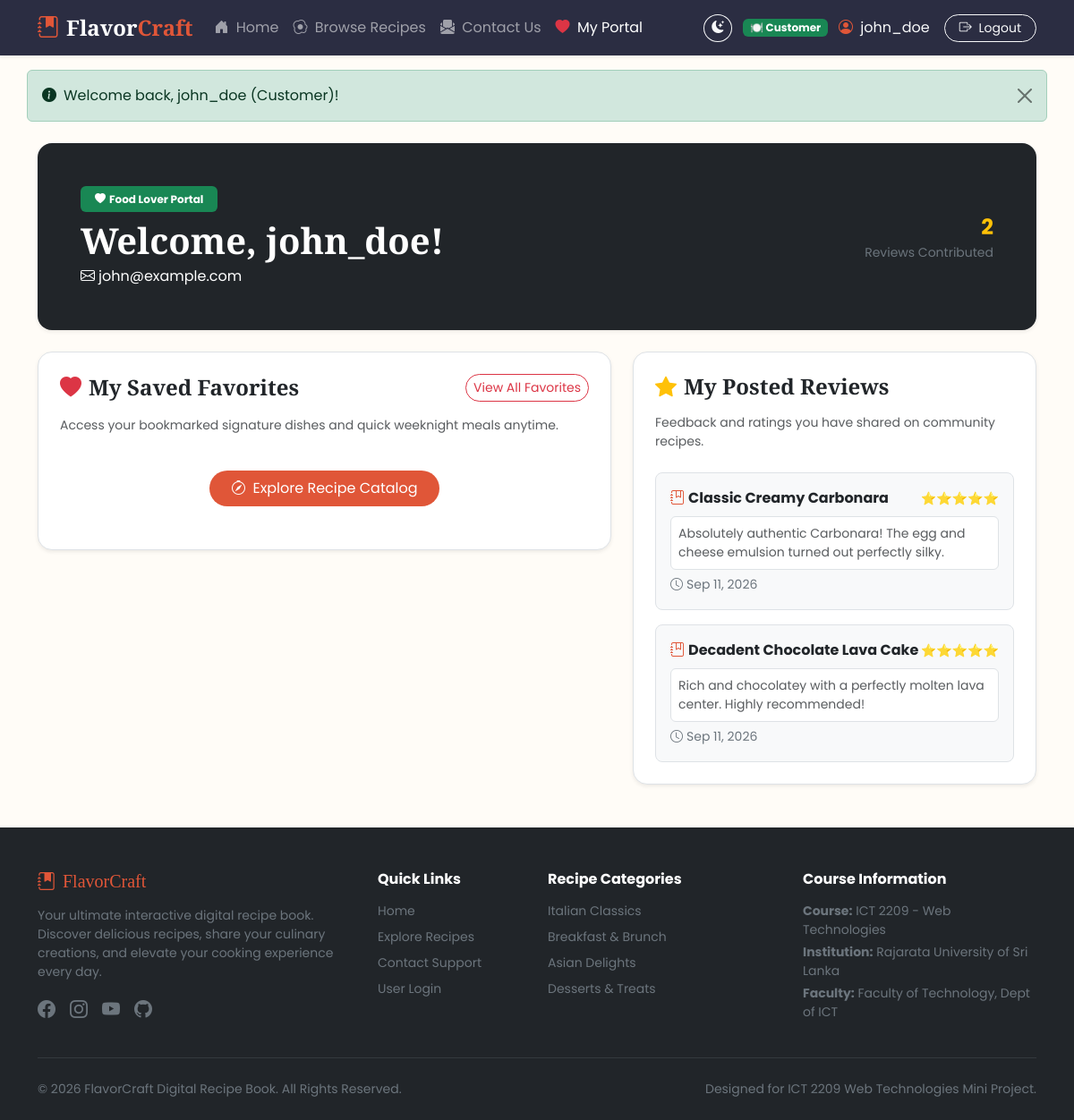
Screenshot of /customer_dashboard.php (signed in) with the database file from the repository.
### tables this page shows
CREATE TABLE `reviews` (
  `id` INT(11) NOT NULL AUTO_INCREMENT,
  `recipe_id` INT(11) NOT NULL,
  `user_id` INT(11) NOT NULL,
  `rating` TINYINT(1) NOT NULL CHECK (`rating` BETWEEN 1 AND 5),
  `comment` TEXT DEFAULT NULL,
  `created_at` DATETIME DEFAULT CURRENT_TIMESTAMP,
  PRIMARY KEY (`id`),
  KEY `fk_reviews_recipes` (`recipe_id`),
  KEY `fk_reviews_users` (`user_id`),
  CONSTRAINT `fk_reviews_recipes` FOREIGN KEY (`recipe_id`) REFERENCES `recipes` (`id`) ON DELETE CASCADE,
  CONSTRAINT `fk_reviews_users` FOREIGN KEY (`user_id`) REFERENCES `users` (`id`) ON DELETE CASCADE
);

CREATE TABLE `recipes` (
  `id` INT(11) NOT NULL AUTO_INCREMENT,
  `user_id` INT(11) NOT NULL,
  `title` VARCHAR(150) NOT NULL,
  `category` VARCHAR(50) NOT NULL,
  `prep_time` INT(11) NOT NULL COMMENT 'In minutes',
  `cook_time` INT(11) NOT NULL COMMENT 'In minutes',
  `servings` INT(11) NOT NULL,
  `difficulty` ENUM('Easy', 'Medium', 'Hard') NOT NULL DEFAULT 'Medium',
  `ingredients` TEXT NOT NULL,
  `instructions` TEXT NOT NULL,
  `image_url` VARCHAR(500) DEFAULT NULL,
  `created_at` DATETIME DEFAULT CURRENT_TIMESTAMP,
  PRIMARY KEY (`id`),
  KEY `fk_recipes_users` (`user_id`),
  CONSTRAINT `fk_recipes_users` FOREIGN KEY (`user_id`) REFERENCES `users` (`id`) ON DELETE CASCADE
);

### customer_dashboard.php (the view, shortened to what this page needs)
<?php
require_once __DIR__ . '/includes/db.php';
require_once __DIR__ . '/includes/header.php';
$user = current_user();
try {
    $rev_stmt = $pdo->prepare("SELECT r.*, rec.title, rec.image_url, rec.category
                               FROM reviews r
                               JOIN recipes rec ON r.recipe_id = rec.id
                               WHERE r.user_id = :uid
                               ORDER BY r.created_at DESC");
    $rev_stmt->execute([':uid' => $user['id']]);
    $my_reviews = $rev_stmt->fetchAll();
} catch (PDOException $e) {
    $my_reviews = [];
}
?>
<div class="container mt-4 mb-5">
    <div class="bg-dark text-white p-4 p-md-5 rounded-4 shadow-sm mb-4 d-flex flex-column flex-md-row justify-content-between align-items-md-center">
        <div>
            <span class="badge bg-success mb-2 px-3 py-2"><i class="bi bi-heart-fill me-1"></i>Food Lover Portal</span>
            <h1 class="font-heading fw-bold mb-1">Welcome, <?php echo sanitize($user['username']); ?>!</h1>
            <p class="text-light-50 mb-0"><i class="bi bi-envelope me-1"></i><?php echo sanitize($user['email']); ?></p>
        </div>
        <div class="mt-3 mt-md-0 text-md-end">
            <span class="fs-4 fw-bold text-warning"><?php echo count($my_reviews); ?></span>
            <span class="d-block small text-secondary">Reviews Contributed</span>
        </div>
    </div>
    <div class="row g-4">
        <div class="col-lg-7">
            <div class="bg-white p-4 rounded-4 shadow-sm border mb-4">
                <div class="d-flex justify-content-between align-items-center mb-3">
                    <h4 class="font-heading fw-bold text-dark mb-0"><i class="bi bi-heart-fill text-danger me-2"></i>My Saved Favorites</h4>
                    <a href="index.php?category=Favorites#recipes-section" class="btn btn-outline-danger btn-sm rounded-pill">View All Favorites</a>
                </div>
                <p class="text-muted small">Access your bookmarked signature dishes and quick weeknight meals anytime.</p>
                <div id="customerFavoritesGrid" class="row g-3">
                    <div class="col-12 text-center py-4">
                        <a href="index.php#recipes-section" class="btn btn-accent rounded-pill px-4 py-2"><i class="bi bi-compass me-2"></i>Explore Recipe Catalog</a>
                    </div>
                </div>
            </div>
        </div>
        <div class="col-lg-5">
            <div class="bg-white p-4 rounded-4 shadow-sm border h-100">
                <h4 class="font-heading fw-bold text-dark mb-3"><i class="bi bi-star-fill text-warning me-2"></i>My Posted Reviews</h4>
                <p class="text-muted small mb-4">Feedback and ratings you have shared on community recipes.</p>
                <?php if (empty($my_reviews)): ?>
                    <div class="text-center py-5">
                        <i class="bi bi-chat-square-text fs-1 text-muted"></i>
                        <p class="text-muted mt-2">You haven't posted any reviews yet.<br>Click any recipe on the homepage to rate it!</p>
                    </div>
                <?php else: ?>
                    <div class="vstack gap-3" style="max-height: 450px; overflow-y: auto;">
                        <?php foreach ($my_reviews as $rev): ?>
                            <div class="p-3 bg-light rounded-3 border">
                                <div class="d-flex justify-content-between align-items-center mb-2">
                                    <strong class="text-dark"><i class="bi bi-journal-bookmark me-1 text-accent"></i><?php echo sanitize($rev['title']); ?></strong>
                                    <span class="small text-warning"><?php echo str_repeat('⭐', (int)$rev['rating']); ?></span>
                                </div>
                                <p class="small text-muted mb-1 bg-white p-2 rounded border"><?php echo sanitize($rev['comment']); ?></p>
                                <small class="text-secondary fs-8"><i class="bi bi-clock me-1"></i><?php echo date('M d, Y', strtotime($rev['created_at'])); ?></small>
                            </div>
                        <?php endforeach; ?>
                    </div>
                <?php endif; ?>
            </div>
        </div>
    </div>
</div>
<?php require_once __DIR__ . '/includes/footer.php'; ?>

### includes/header.php (shortened to what this page needs)
<?php
require_once __DIR__ . '/functions.php';
$current_page = basename($_SERVER['PHP_SELF']);
?>
<!DOCTYPE html>
<html lang="en">
<head>
    <link href="https://cdn.jsdelivr.net/npm/bootstrap@5.3.2/dist/css/bootstrap.min.css" rel="stylesheet">
    <link href="https://cdn.jsdelivr.net/npm/bootstrap-icons@1.11.1/font/bootstrap-icons.css" rel="stylesheet">
    <?php
    $css_prefix = ($current_page == 'register.php' || $current_page == 'login.php') ? '../' : '';
    ?>
    <link rel="stylesheet" href="<?php echo $css_prefix; ?>css/style.css">
</head>
<body>
    <nav class="navbar navbar-expand-lg navbar-dark bg-dark-theme sticky-top shadow-sm">
        <div class="container">
            <a class="navbar-brand d-flex align-items-center" href="<?php echo get_base_url(); ?>index.php">
                <span class="brand-icon me-2"><i class="bi bi-journal-bookmark-fill"></i></span>
                <span class="brand-text">Flavor<span class="text-accent">Craft</span></span>
            </a>
            <div class="collapse navbar-collapse" id="navbarContent">
                <ul class="navbar-nav me-auto mb-2 mb-lg-0">
                    <li class="nav-item">
                        <a class="nav-link <?php echo ($current_page == 'index.php') ? 'active' : ''; ?>" href="<?php echo get_base_url(); ?>index.php">
                            <i class="bi bi-house-door-fill me-1"></i> Home
                        </a>
                    </li>
                    <li class="nav-item">
                        <a class="nav-link" href="<?php echo get_base_url(); ?>index.php#recipes-section">
                            <i class="bi bi-egg-fried me-1"></i> Browse Recipes
                        </a>
                    </li>
                    <li class="nav-item">
                        <a class="nav-link <?php echo ($current_page == 'contact.php') ? 'active' : ''; ?>" href="<?php echo get_base_url(); ?>contact.php">
                            <i class="bi bi-envelope-paper-fill me-1"></i> Contact Us
                        </a>
                    </li>
                    <?php if (is_chef()): ?>
                        <li class="nav-item">
                            <a class="nav-link <?php echo ($current_page == 'dashboard.php') ? 'active' : ''; ?>" href="<?php echo get_base_url(); ?>dashboard.php">
                                <i class="bi bi-journal-plus me-1"></i> Chef Portal
                            </a>
                        </li>
                    <?php elseif (is_customer()): ?>
                        <li class="nav-item">
                            <a class="nav-link <?php echo ($current_page == 'customer_dashboard.php') ? 'active' : ''; ?>" href="<?php echo get_base_url(); ?>customer_dashboard.php">
                                <i class="bi bi-heart-fill text-danger me-1"></i> My Portal
                            </a>
                        </li>
                    <?php endif; ?>
                </ul>
                <div class="d-flex align-items-center gap-2">
                    <button id="themeToggleBtn" class="btn btn-outline-light btn-sm rounded-circle px-2 py-1 me-1" title="Toggle Theme">
                    </button>
                    <?php if (is_logged_in()): ?>
                        <span class="badge <?php echo is_chef() ? 'bg-accent' : 'bg-success'; ?> d-none d-md-inline me-1">
                            <?php echo is_chef() ? '👨‍🍳 Chef' : '🍽️ Customer'; ?>
                        </span>
                        <a href="<?php echo get_base_url(); ?>auth/profile.php" class="text-light me-2 d-none d-md-inline text-decoration-none text-hover-accent" title="View Profile">
                            <i class="bi bi-person-circle text-accent me-1"></i> <?php echo sanitize($_SESSION['username']); ?>
                        </a>
                        <a href="<?php echo get_base_url(); ?>auth/logout.php" class="btn btn-outline-light btn-sm rounded-pill px-3">
                            <i class="bi bi-box-arrow-right me-1"></i> Logout
                        </a>
                    <?php endif; ?>
                </div>
            </div>
        </div>
    </nav>
    <?php display_flash(); ?>

### includes/functions.php (shortened to what this page needs)
<?php
function sanitize($data) {
    return htmlspecialchars(trim($data), ENT_QUOTES, 'UTF-8');
}
function is_logged_in() {
    return isset($_SESSION['user_id']) && !empty($_SESSION['user_id']);
}
function current_user() {
    if (is_logged_in()) {
        return [
            'id' => $_SESSION['user_id'],
            'username' => $_SESSION['username'] ?? 'User',
            'email' => $_SESSION['user_email'] ?? '',
            'role' => $_SESSION['user_role'] ?? 'Customer'
        ];
    }
    return null;
}
function is_chef() {
    return is_logged_in() && ($_SESSION['user_role'] ?? '') === 'Chef';
}
function is_customer() {
    return is_logged_in() && ($_SESSION['user_role'] ?? '') === 'Customer';
}
function display_flash() {
    if (isset($_SESSION['flash'])) {
        $type = sanitize($_SESSION['flash']['type']);
        $message = sanitize($_SESSION['flash']['message']);
        echo "<div class='alert alert-{$type} alert-dismissible fade show container mt-3' role='alert'>
                <i class='bi bi-info-circle-fill me-2'></i>{$message}
                <button type='button' class='btn-close' data-bs-dismiss='alert' aria-label='Close'></button>
              </div>";
    }
}
function get_base_url() {
    $script_dir = dirname($_SERVER['SCRIPT_NAME'] ?? '');
    $base = rtrim(str_replace('\\', '/', $script_dir), '/');
    return $base . '/';
}
?>

### includes/footer.php (shortened to what this page needs)
    <footer class="bg-dark text-white pt-5 pb-3 mt-5">
        <div class="container">
            <div class="row g-4 mb-4">
                <div class="col-lg-4 col-md-6">
                    <h5 class="font-heading text-accent mb-3"><i class="bi bi-journal-bookmark-fill me-2"></i>FlavorCraft</h5>
                    <p class="text-secondary small">Your ultimate interactive digital recipe book. Discover delicious recipes, share your culinary creations, and elevate your cooking experience every day.</p>
                    <div class="d-flex gap-3 social-links fs-5 text-secondary">
                        <a href="#" class="text-secondary text-hover-accent"><i class="bi bi-facebook"></i></a>
                        <a href="#" class="text-secondary text-hover-accent"><i class="bi bi-instagram"></i></a>
                        <a href="#" class="text-secondary text-hover-accent"><i class="bi bi-youtube"></i></a>
                        <a href="#" class="text-secondary text-hover-accent"><i class="bi bi-github"></i></a>
                    </div>
                </div>
                <div class="col-lg-2 col-md-6">
                    <h6 class="text-white fw-bold mb-3">Quick Links</h6>
                    <ul class="list-unstyled small">
                        <li class="mb-2"><a href="<?php echo get_base_url(); ?>index.php" class="text-secondary text-decoration-none text-hover-accent">Home</a></li>
                        <li class="mb-2"><a href="<?php echo get_base_url(); ?>index.php#recipes-section" class="text-secondary text-decoration-none text-hover-accent">Explore Recipes</a></li>
                        <li class="mb-2"><a href="<?php echo get_base_url(); ?>contact.php" class="text-secondary text-decoration-none text-hover-accent">Contact Support</a></li>
                        <li class="mb-2"><a href="<?php echo get_base_url(); ?>auth/login.php" class="text-secondary text-decoration-none text-hover-accent">User Login</a></li>
                    </ul>
                </div>
                <div class="col-lg-3 col-md-6">
                    <h6 class="text-white fw-bold mb-3">Recipe Categories</h6>
                    <ul class="list-unstyled small">
                        <li class="mb-2"><a href="<?php echo get_base_url(); ?>index.php?category=Italian#recipes-section" class="text-secondary text-decoration-none text-hover-accent">Italian Classics</a></li>
                        <li class="mb-2"><a href="<?php echo get_base_url(); ?>index.php?category=Breakfast#recipes-section" class="text-secondary text-decoration-none text-hover-accent">Breakfast & Brunch</a></li>
                        <li class="mb-2"><a href="<?php echo get_base_url(); ?>index.php?category=Asian#recipes-section" class="text-secondary text-decoration-none text-hover-accent">Asian Delights</a></li>
                        <li class="mb-2"><a href="<?php echo get_base_url(); ?>index.php?category=Dessert#recipes-section" class="text-secondary text-decoration-none text-hover-accent">Desserts & Treats</a></li>
                    </ul>
                </div>
                <div class="col-lg-3 col-md-6">
                    <h6 class="text-white fw-bold mb-3">Course Information</h6>
                    <p class="text-secondary small mb-1"><strong>Course:</strong> ICT 2209 - Web Technologies</p>
                    <p class="text-secondary small mb-1"><strong>Institution:</strong> Rajarata University of Sri Lanka</p>
                    <p class="text-secondary small"><strong>Faculty:</strong> Faculty of Technology, Dept of ICT</p>
                </div>
            </div>
            <hr class="border-secondary opacity-25">
            <div class="d-flex flex-column flex-md-row justify-content-between align-items-center text-secondary small py-2">
                <p class="mb-0">&copy; <?php echo date('Y'); ?> FlavorCraft Digital Recipe Book. All Rights Reserved.</p>
                <p class="mb-0">Designed for ICT 2209 Web Technologies Mini Project.</p>
            </div>
        </div>
    </footer>
</body>
</html>

### css/style.css (style rules this page uses)
:root { --primary-color: #2b2d42; --accent-color: #e05638; --accent-hover: #c44327; --secondary-color: #8d99ae; --bg-light: #fffcf7; --card-bg: #ffffff; --text-main: #2b2d42; --text-muted: #6c757d; --font-heading: 'Playfair Display', serif; --font-body: 'Poppins', sans-serif; }
body { font-family: var(--font-body); background-color: var(--bg-light); color: var(--text-main); overflow-x: hidden; }
.font-heading { font-family: var(--font-heading); }
.bg-dark-theme { background-color: var(--primary-color) !important; }
.brand-icon { font-size: 1.5rem; color: var(--accent-color); }
.brand-text { font-family: var(--font-heading); font-size: 1.5rem; font-weight: 700; color: #ffffff; }
.text-accent { color: var(--accent-color) !important; }
.btn-accent { background-color: var(--accent-color); color: #ffffff; border: none; transition: all 0.3s ease; }

### rows the page displays
reviews: recipe.title "Classic Creamy Carbonara", rating "⭐⭐⭐⭐⭐", comment "Absolutely authentic Carbonara! The egg and cheese emulsion turned out perfectly silky.", created_at "Sep 11, 2026"
reviews: recipe.title "Decadent Chocolate Lava Cake", rating "⭐⭐⭐⭐⭐", comment "Rich and chocolatey with a perfectly molten lava center. Highly recommended!", created_at "Sep 11, 2026"

### other values shown
$_SESSION['username'] "john_doe"
$message "Welcome back, john_doe (Customer)!"
$user['username'] "john_doe"
$user['email'] "john@example.com"
count($my_reviews) "2"
